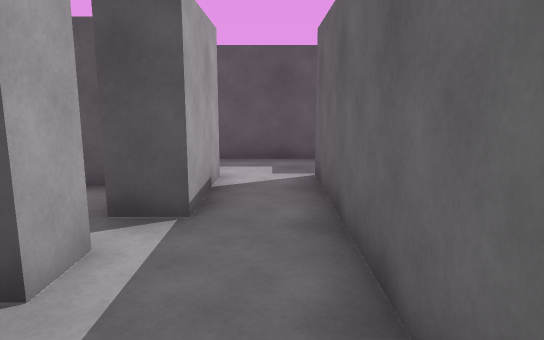
[1] (above)

19 first-person views from a walk through a Unity game level. The camera is 1.4 m above the floor, tilts 10° down and sees 70° across. The floor is counted in squares, 1 m on a side. Each view is taken from the middle of a square. On the plan, view 1 faces up. The plan holds only what a view shows up to about 16 squares ahead; the rest is blank. The player is left out.

[2]
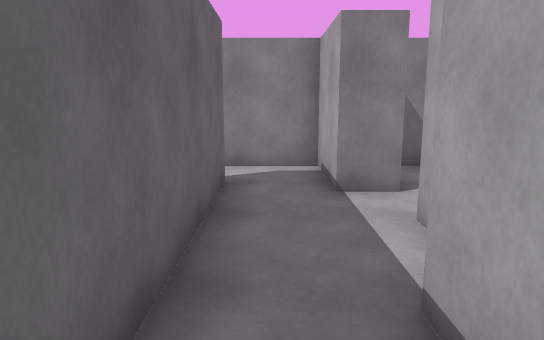

[3]
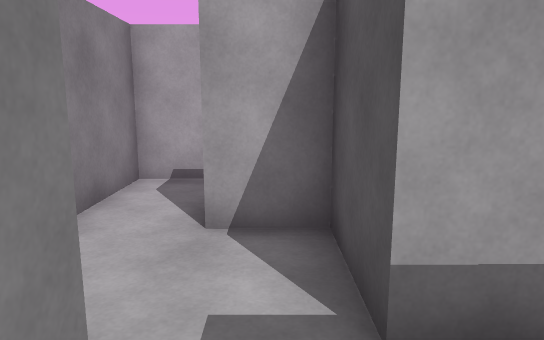

[4]
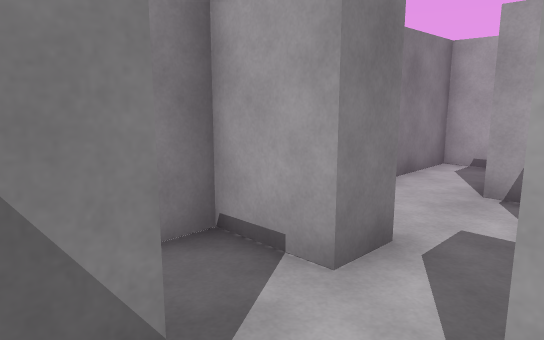

[5]
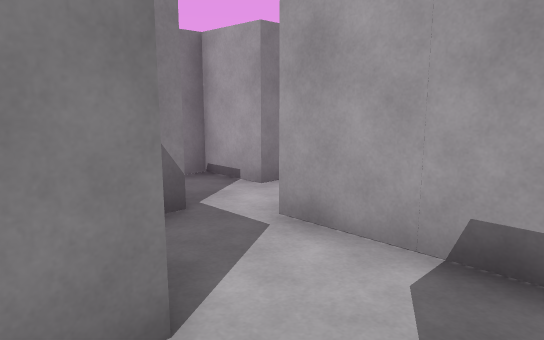

[6]
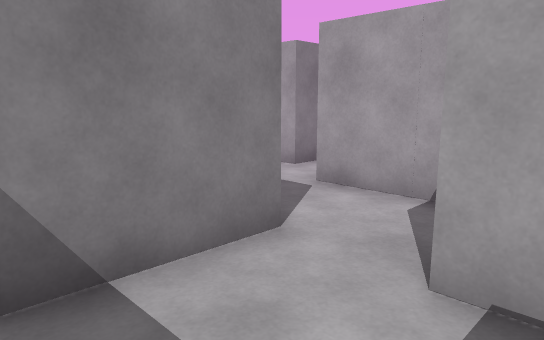

[7]
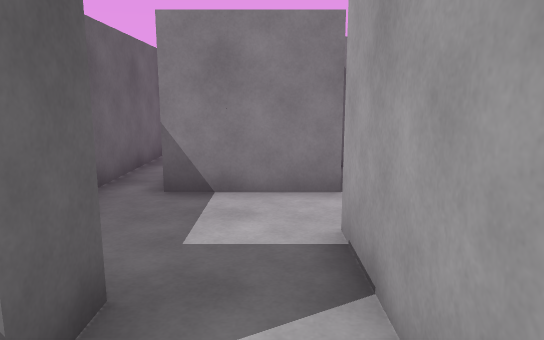

[8]
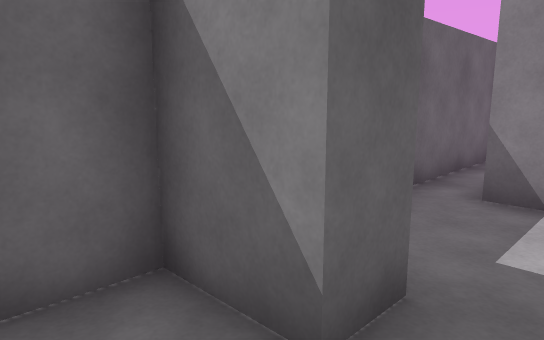

[9]
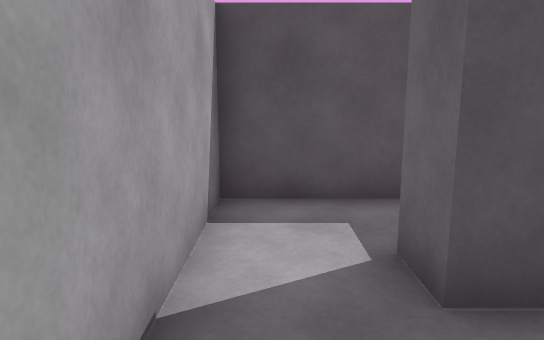

[10]
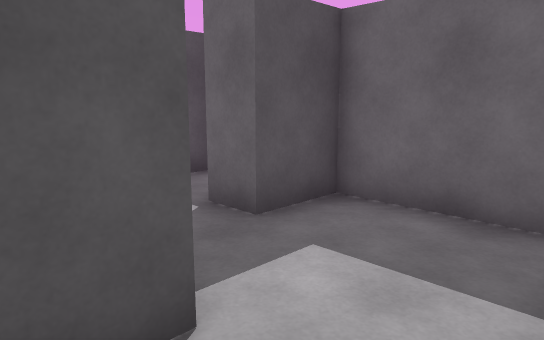

[11]
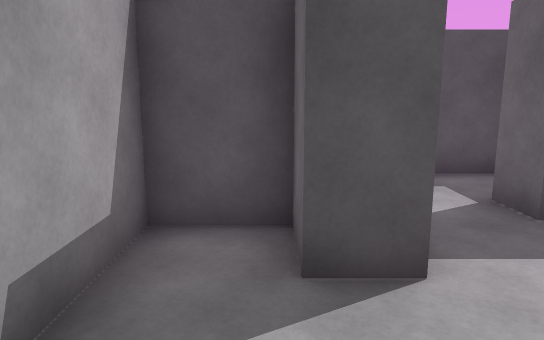

[12]
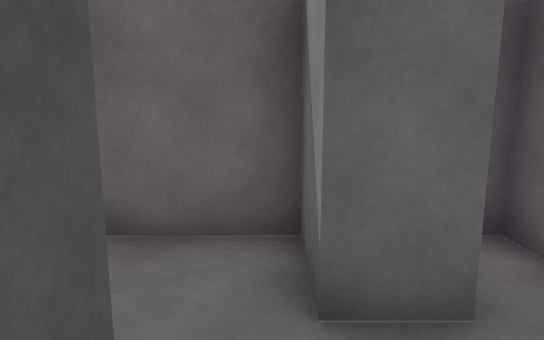

[13]
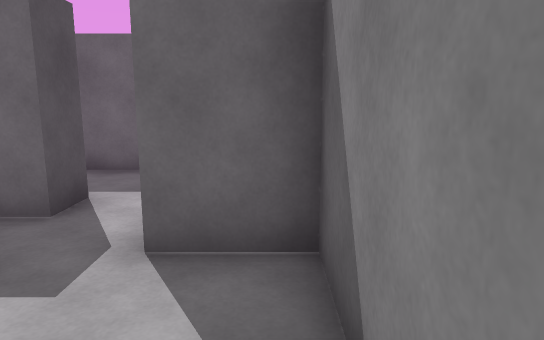

[14]
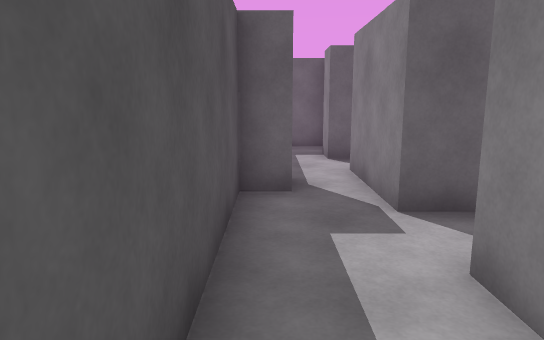

[15]
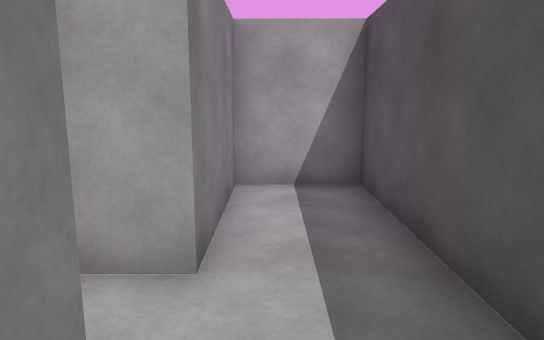

[16]
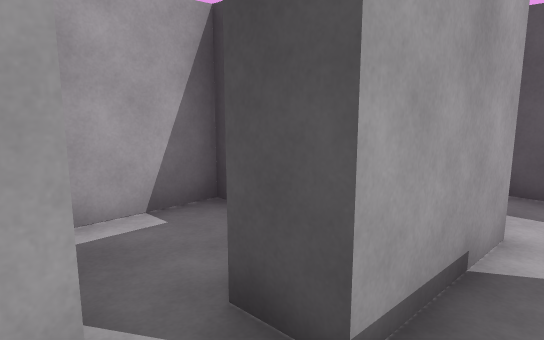

[17]
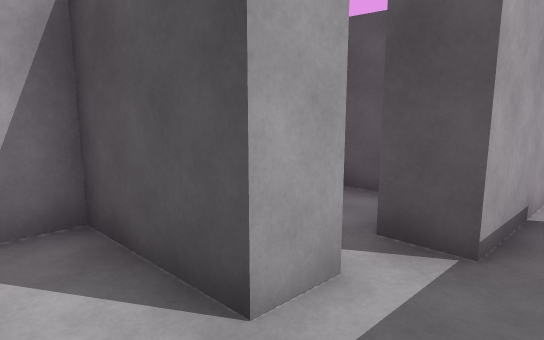

[18]
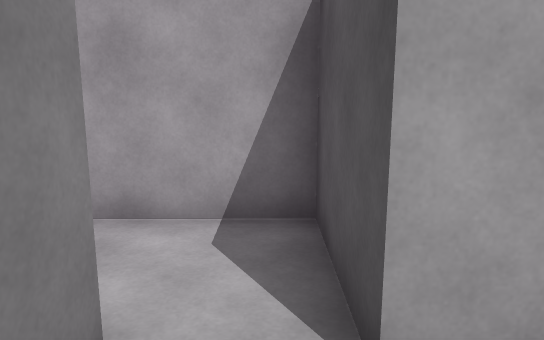

[19]
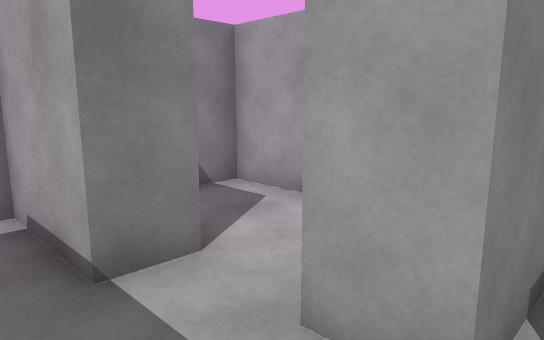

### Floor plan
Points are (right, up) in squares from view 1. A wall is a line through its corners. A room is listed if a view was taken in it or the views show most of it. See-through windows are left out.
Room 1 (views 1, 12, 13)
walls: (4, 2.6) (4, 1.7) (1.8, 1.7) (1.8, 0.2); (5.6, 1.7) (5.6, 2.4); (-1, 1) (-1, -1.4) (4.5, -1.4) (4.5, 0.2) (5.5, 0.2)
ways out: opening at (5, 1) to room 3; opening at (0, 1) to room 7
Room 2 (views 2, 19)
walls: (0.8, 3.4) (0.8, 7.4); (-1, 7.4) (-1, 4.6)
ways out: opening at (0, 8) to room 6; opening at (-0.5, 3) to room 7; opening at (-2, 4) to room 9
Room 3 (view 3)
walls: (7.3, -0.4) (7.3, 0.7); (5.5, 0.2) (5.5, -1.4) (6.2, -1.4); (6.6, 3.5) (6.6, 1.7) (5.6, 1.7)
ways out: opening at (5, 1) to room 1; opening at (7, 2.5) to room 4
Room 4 (views 4, 10, 11)
walls: (9.2, 4.9) (8.2, 4.9) (8.2, 6.2) (6.6, 6.2) (6.6, 3.5); (7.3, 0.7) (8.9, 0.7) (8.9, 3.1)
ways out: opening at (7, 2.5) to room 3; opening at (9, 4) to room 5
Room 5 (views 5, 6, 7, 8, 9)
walls: (8.9, 3.1) (11.8, 3.1); (12.8, 9.5) (9.2, 9.5) (9.2, 4.9); (12.9, 2) (12.9, 6.4) (11.2, 6.4) (11.2, 7.4) (12.9, 7.4) (12.9, 8.6)
ways out: opening at (9, 4) to room 4
Room 6 (views 14, 15)
walls: (0.8, 7.4) (4, 7.4); (2, 8.6) (2, 9.5) (-4.5, 9.5) (-4.5, 7.4) (-1, 7.4)
ways out: opening at (0, 8) to room 2; opening at (3, 8)
Room 7 (views 16, 17, 18)
walls: (0.8, 0.2) (0.8, 3.4); (-1.7, 3.5) (-1.7, 2.5)
ways out: opening at (0, 1) to room 1; opening at (-0.5, 3) to room 2; opening at (-2, 2) to room 8
Room 8 (no view inside)
walls: (-2.1, 1) (-1, 1); (-1.7, 2.5) (-4.5, 2.5) (-4.5, -1.4) (-2.8, -1.4)
ways out: opening at (-2, 2) to room 7
Room 9 (no view inside)
walls: (-2.8, 6.4) (-4.5, 6.4) (-4.5, 4.4); (-3.1, 3.5) (-1.7, 3.5); (-1, 4.6) (-2.1, 4.6)
ways out: opening at (-2, 4) to room 2

Positions as (right, up) in squares from view 1, and headings:
1: (0, 0), facing up
2: (0, 7), facing down
3: (6, 1), facing left
4: (8, 2), facing down-left
5: (10, 5), facing down-left
6: (12, 6), facing down-left
7: (10, 9), facing down
8: (10, 9), facing down-right
9: (10, 4), facing up
10: (8, 3), facing up-right
11: (8, 2), facing up
12: (5, 1), facing right
13: (1, -1), facing right
14: (-4, 9), facing right
15: (2, 8), facing left
16: (0, 3), facing up-left
17: (0, 1), facing up-left
18: (0, 2), facing left
19: (0, 4), facing down-left
